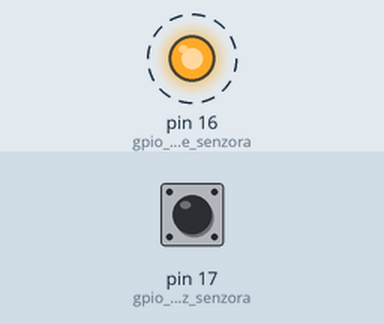
The sketch below on a simulated Arduino Uno, built with avr-gcc and run on an emulated ATmega328P. On the bench: output pins drawn as LEDs (lit = HIGH). Dashed ring = blinking. The test bench sets the inputs (shaded band); at power-on: pin 17 (gpio_17_ulaz_senzora) HIGH. What the sketch prints to the serial monitor is not drawn.

Above: at 0.05 s.
Timing chart, 0 to 3.0 s (numbered marks = the images above):
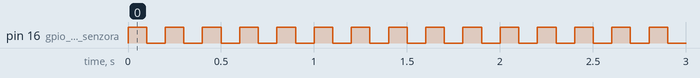

The sketch:

hall_test.ino
```cpp
void setup() {
  pinMode(17, INPUT_PULLUP); //gpio 17 ulaz senzora
  pinMode(16, OUTPUT); //gpio 16 napajanje senzora
  Serial.begin(115200);
}

void loop() {
  digitalWrite(16, HIGH);
  delay(100);
  Serial.println(digitalRead(17));
  digitalWrite(16, LOW);
  delay(100);
}
```

Measured:
- by itself, pin 16 (gpio_16_napajanje_senzora): alternates HIGH for 0.10 s and LOW for 0.10 s
